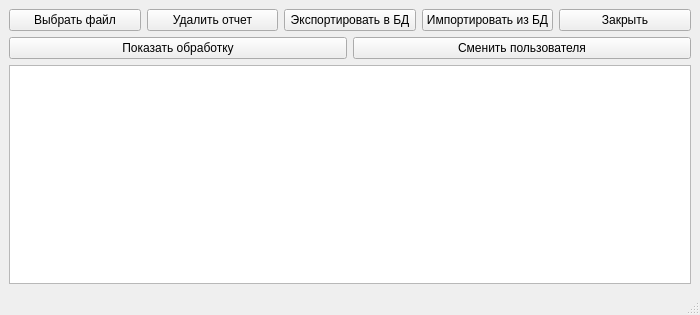
<?xml version="1.0" encoding="UTF-8"?>
<ui version="4.0">
 <class>MainWindow</class>
 <widget class="QMainWindow" name="MainWindow">
  <property name="geometry">
   <rect>
    <x>0</x>
    <y>0</y>
    <width>700</width>
    <height>315</height>
   </rect>
  </property>
  <property name="windowTitle">
   <string>Система обработки текста</string>
  </property>
  <widget class="QWidget" name="centralwidget">
   <layout class="QVBoxLayout" name="verticalLayout_3">
    <item>
     <layout class="QVBoxLayout" name="verticalLayout_2">
      <item>
       <layout class="QVBoxLayout" name="verticalLayout">
        <item>
         <layout class="QHBoxLayout" name="horizontalLayout">
          <item>
           <widget class="QPushButton" name="pushButton_ChooseFile">
            <property name="text">
             <string>Выбрать файл</string>
            </property>
           </widget>
          </item>
          <item>
           <widget class="QPushButton" name="pushButton_Delete_str">
            <property name="text">
             <string>Удалить отчет</string>
            </property>
           </widget>
          </item>
          <item>
           <widget class="QPushButton" name="pushButton_3">
            <property name="text">
             <string>Экспортировать в БД</string>
            </property>
           </widget>
          </item>
          <item>
           <widget class="QPushButton" name="pushButton_4">
            <property name="text">
             <string>Импортировать из БД</string>
            </property>
           </widget>
          </item>
          <item>
           <widget class="QPushButton" name="pushButton_Close">
            <property name="text">
             <string>Закрыть</string>
            </property>
           </widget>
          </item>
         </layout>
        </item>
        <item>
         <layout class="QHBoxLayout" name="horizontalLayout_2">
          <item>
           <widget class="QPushButton" name="pushButton_Report">
            <property name="text">
             <string>Показать обработку</string>
            </property>
           </widget>
          </item>
          <item>
           <widget class="QPushButton" name="pushButton_Change_user">
            <property name="text">
             <string>Сменить пользователя</string>
            </property>
           </widget>
          </item>
         </layout>
        </item>
       </layout>
      </item>
      <item>
       <widget class="QTableWidget" name="tableWidget">
        <property name="frameShadow">
         <enum>QFrame::Shadow::Sunken</enum>
        </property>
        <property name="midLineWidth">
         <number>0</number>
        </property>
        <property name="sizeAdjustPolicy">
         <enum>QAbstractScrollArea::SizeAdjustPolicy::AdjustToContents</enum>
        </property>
        <attribute name="horizontalHeaderCascadingSectionResizes">
         <bool>false</bool>
        </attribute>
        <attribute name="horizontalHeaderDefaultSectionSize">
         <number>150</number>
        </attribute>
        <attribute name="horizontalHeaderShowSortIndicator" stdset="0">
         <bool>false</bool>
        </attribute>
        <attribute name="horizontalHeaderStretchLastSection">
         <bool>false</bool>
        </attribute>
       </widget>
      </item>
     </layout>
    </item>
   </layout>
  </widget>
  <widget class="QStatusBar" name="statusbar"/>
 </widget>
 <resources/>
 <connections/>
</ui>
